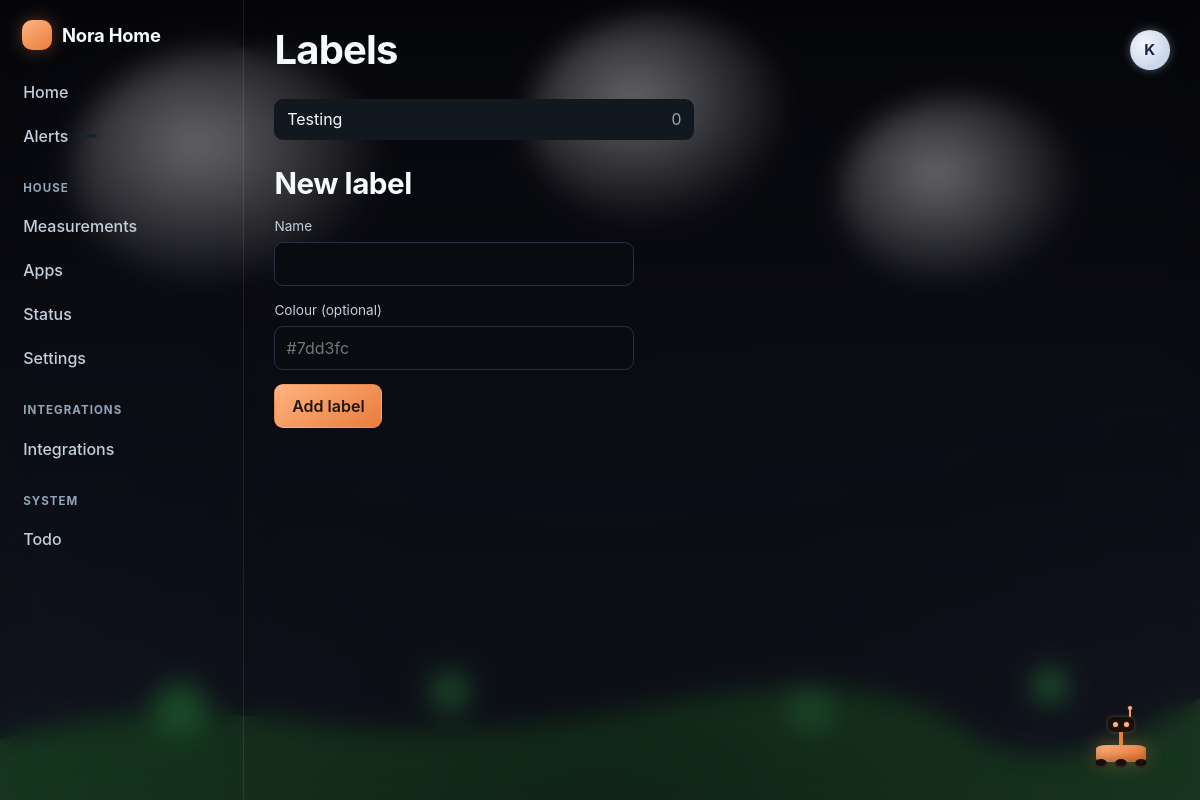
The app's page /todo/labels/ (signed in) with its own data.
### nora_home/accounts/models.py (models this page shows, shortened)
class HouseMember(AbstractUser):
    class Role(models.TextChoices):
        MEMBER = "member", "Member"
        ADULT = "adult", "Adult"
        ADMIN = "admin", "Admin"
    display_name = models.CharField(max_length=60, blank=True)
    role = models.CharField(max_length=10, choices=Role.choices, default=Role.MEMBER,
                            db_index=True)
    avatar = models.ImageField(upload_to="avatars/", blank=True, null=True)
    accent_color = models.CharField(max_length=9, blank=True,
                                    help_text="Hex colour used for this person's rows.")
    birthday = models.DateField(null=True, blank=True)
    timezone = models.CharField(max_length=64, blank=True)
    slack_user_id = models.CharField(max_length=32, blank=True,
                                     help_text="Slack member ID, e.g. U01ABCDEF.")
    slack_dm_channel = models.CharField(max_length=32, blank=True)
    phone = models.CharField(max_length=32, blank=True)
    quiet_hours_start = models.PositiveSmallIntegerField(default=22)
    quiet_hours_end = models.PositiveSmallIntegerField(default=7)
    notifications_enabled = models.BooleanField(default=True)
    preferred_channels = models.JSONField(default=list, blank=True)
    escalation_contacts = models.ManyToManyField(
        "self", symmetrical=False, blank=True, related_name="escalation_watch_for",
        through="EscalationContact",
    )
    is_on_wall_display = models.BooleanField(
        default=True, help_text="Show this person's items on the 24\" display.")
    class Meta:
        ordering = ["display_name", "username"]
    @property
    def name(self) -> str:
        return self.display_name or self.get_full_name() or self.get_username()

### nora_home/todo/models.py (models this page shows, shortened)
class Label(TimeStampedModel):
    name = models.CharField(max_length=60, unique=True)
    colour = models.CharField(max_length=7, blank=True)  # "#7dd3fc"
    class Meta:
        ordering = ["name"]

### nora_home/todo/views.py (the view, shortened to what this page needs)
# urls.py: path("labels/", views.labels_view, name="labels"),
@login_required
def labels_view(request):
    labels = Label.objects.annotate(
        task_count=Count("tasks", filter=Q(tasks__deleted_at__isnull=True)
                         & ~Q(tasks__state=TaskState.ARCHIVED))
    )
    return render(request, "todo/labels.html", {
        "labels": labels,
        "page_title": "Labels",
    })

### nora_home/core/context_processors.py (called while the page is built)
def house(request):
    user = getattr(request, "user", None)
    authenticated = bool(user and user.is_authenticated)
    role = getattr(user, "role", "member") if authenticated else "member"
    view_scope = request.session.get("nh_view_scope", "self") if hasattr(request, "session") else "self"
    active_members = []
    if authenticated:
        from nora_home.accounts.models import HouseMember
        active_members = list(HouseMember.objects.filter(is_active=True))
    return {
        "house_name": settings.NORA_HOME_NAME,
        "nora_version": settings.NORA_HOME_VERSION,
        "nora_env": settings.NORA_HOME_ENV,
        "nav": navigation(role),
        "ai_enabled": settings.NORA_HOME_AI_ENABLED,
        "request_id": getattr(request, "request_id", ""),
        "active_members": active_members,
        "nh_view_scope": view_scope,
    }

### nora_home/core/registry.py (called while the page is built)
def registered_apps(include_disabled: bool = False) -> list[AppMetadata]:
    found: list[AppMetadata] = []
    for config in apps.get_app_configs():
        if not isinstance(config, NoraAppConfig):
            continue
        meta = config.nora_home_metadata
        if meta.enabled or include_disabled:
            found.append(meta)
    found.sort(key=lambda m: (Category.ORDER.index(m.category)
                              if m.category in Category.ORDER else 99,
                              m.order, m.title))
    return found

def navigation(role: str = "member") -> list[dict]:
    rank = {"member": 0, "adult": 1, "admin": 2}
    viewer = rank.get(role, 0)
    groups: dict[str, list[AppMetadata]] = {}
    for meta in registered_apps():
        if not meta.nav or viewer < rank.get(meta.minimum_role, 0):
            continue
        groups.setdefault(meta.category, []).append(meta)
    return [
        {"key": key, "label": Category.label(key), "apps": groups[key]}
        for key in Category.ORDER
        if key in groups
    ]

    @classmethod
    def label(cls, key: str) -> str:
        return cls.LABELS.get(key, key.title())

    @property
    def url(self) -> str:
        return "/" + self.url_prefix.lstrip("/")

### nora_home/ui/context_processors.py (called while the page is built)
def surface(request):
    current = getattr(request, "nh_surface", "desktop")
    return {
        "surface": current,
        "is_touch": getattr(request, "nh_is_touch", False),
        "is_wall": current == "wall",
        "is_kiosk": current == "kiosk",
        "nh_bot_enabled": current != "wall",
        "main_display_slug": settings.NORA_HOME_MAIN_DISPLAY_SLUG,
    }

### templates/todo/labels.html (shortened to what this page needs)
{% extends "base.html" %}
{% load static %}
{% block head %}
  <link rel="stylesheet" href="{% static 'nora_home/css/todo.css' %}">
{% endblock %}
{% block heading %}Labels{% endblock %}
{% block content %}
  <div class="todo-labels">
    {% for label in labels %}
      <a class="todo-label-row" href="{% url 'todo:board' %}?label={{ label.name }}">
        <span class="tag" {% if label.colour %}style="background:{{ label.colour }}22;color:{{ label.colour }}"{% endif %}>
          {{ label.name }}
        </span>
        <span class="n">{{ label.task_count }}</span>
      </a>
    {% empty %}
      <div class="todo-empty">No labels yet.</div>
    {% endfor %}
  </div>
  <h2>New label</h2>
  <form class="todo-form" method="post" style="max-width:360px">
    <div class="field">
      <label for="label-name">Name</label>
      <input type="text" id="label-name" name="name" required maxlength="60">
    </div>
    <div class="field">
      <label for="label-colour">Colour (optional)</label>
      <input type="text" id="label-colour" name="colour" placeholder="#7dd3fc" maxlength="7">
    </div>
    <button class="btn btn-primary" type="submit">Add label</button>
  </form>
{% endblock %}

### templates/base.html (shortened to what this page needs)
{% load static %}<!doctype html>
<html lang="en" data-surface="{{ surface }}" data-theme="dark"
      data-season="{{ nh_season }}" data-daypart="{{ nh_daypart }}" data-weather="{{ nh_weather }}"
      {% if not nh_bot_enabled %}data-nh-bot="off"{% endif %}>
<head>
  <link rel="stylesheet" href="{% static 'nora_home/css/nora-home.css' %}">
  <link rel="stylesheet" href="{% static 'nora_home/css/nh-scene.css' %}">
  {% if nh_bot_enabled %}<link rel="stylesheet" href="{% static 'nora_home/css/nh-bot.css' %}">{% endif %}
  {% block head %}{% endblock %}
</head>
<body>
{% block body %}
{% include "partials/scene.html" %}
<div class="shell">
  <nav class="sidebar" aria-label="House navigation">
    <a class="brand" href="/">
      <span class="brand-mark" aria-hidden="true"></span>
      <span>{{ house_name }}</span>
    </a>
    <div class="nav-group">
      <a class="nav-link" href="{% url 'core:dashboard' %}"
         {% if request.path == '/home/' %}aria-current="page"{% endif %}>Home</a>
      <a class="nav-link" href="{% url 'notifications:inbox' %}">
        Alerts <span class="pill" data-nh-bell data-count="0" hidden></span>
      </a>
    </div>
    {% for group in nav %}
      <div class="nav-group">
        <div class="nav-group-label">{{ group.label }}</div>
        {% for app in group.apps %}
          {% if app.slug != 'notifications' %}
            <a class="nav-link" href="{{ app.url }}"
               {% if request.path == app.url %}aria-current="page"{% endif %}>{{ app.title }}</a>
          {% endif %}
        {% endfor %}
        {% if group.key == 'house' %}
          <a class="nav-link" href="{% url 'core:app_directory' %}">Apps</a>
          <a class="nav-link" href="{% url 'core:system_status' %}">Status</a>
          <a class="nav-link" href="{% url 'core:settings' %}">Settings</a>
        {% endif %}
      </div>
    {% endfor %}
  </nav>
  <main class="main">
    <div class="topbar">
      <h1>{% block heading %}{{ page_title|default:"Home" }}{% endblock %}</h1>
      <div class="topbar-actions">
        <details class="profile-menu">
          <summary class="profile-trigger" aria-label="Menu">
            {% if request.user.is_authenticated %}
              <span class="profile-avatar">{{ request.user.name|first|upper }}</span>
            {% endif %}
          </summary>
        </details>
      </div>
    </div>
    {% block content %}{% endblock %}
  </main>
</div>
{% endblock %}
</body>
</html>

### static/nora_home/css/nora-home.css (style rules this page uses)
:root { --ink-900: #0c1015; --ink-800: #12181f; --ink-700: #1a222c; --ink-600: #253140; --ink-500: #3a4a5c; --ink-400: #62778c; --ink-300: #93a5b8; --ink-200: #c3cfdb; --ink-100: #e6ecf2; --ink-000: #f7fafc; --nh-500: #ff9a5c; --nh-400: #ffb381; --nh-600: #e87d3c; --nh-glow: rgba(255, 154, 92, 0.35); --mint-500: #4fd1a5; --sky-500: #5cb8ff; --amber-500: #f5c451; --coral-500: #ff6b6b; --violet-500: #a78bfa; --bg: var(--ink-900); --bg-raised: var(--ink-800); --bg-sunken: #080b0f; --border: var(--ink-600); --text: var(--ink-100); --text-dim: var(--ink-300); --text-faint: var(--ink-400); --accent: var(--nh-500); --ok: var(--mint-500); --warn: var(--amber-500); --alert: var(--coral-500); --info: var(--sky-500); --radius: 14px; --radius-sm: 9px; --radius-lg: 22px; --shadow: 0 2px 6px rgba(0, 0, 0, 0.35), 0 12px 32px rgba(0, 0, 0, 0.28); --shadow-sm: 0 1px 3px rgba(0, 0, 0, 0.3); --space: 1rem; --gap: 1.1rem; --font: ui-sans-serif, -apple-system, "Segoe UI", Roboto, "Helvetica Neue", Arial, sans-serif; --font-mono: ui-monospace, "SF Mono", "Cascadia Mono", Menlo, Consolas, monospace; --step-0: 1rem; --step-1: 1.15rem; --step-2: 1.4rem; --step-3: 1.85rem; --step-4: 2.5rem; --nav-width: 244px; --tap: 44px; }
*, *::before, *::after { box-sizing: border-box; }
html { -webkit-text-size-adjust: 100%; }
body { margin: 0; font-family: var(--font); font-size: var(--step-0); line-height: 1.55; color: var(--text); background: var(--bg); -webkit-font-smoothing: antialiased; overflow-x: hidden; }
a { color: var(--accent); text-decoration: none; }
h1, h2, h3, h4 { margin: 0 0 0.5em; line-height: 1.2; font-weight: 650; }
h1 { font-size: var(--step-4); letter-spacing: -0.02em; }
h2 { font-size: var(--step-3); letter-spacing: -0.015em; }
.shell { display: grid; grid-template-columns: var(--nav-width) 1fr; min-height: 100vh; }
.sidebar { background: var(--bg-raised); border-right: 1px solid var(--border); padding: 1.25rem 0.85rem 2rem; position: sticky; top: 0; height: 100vh; overflow-y: auto; }
.brand { display: flex; align-items: center; gap: 0.65rem; padding: 0 0.5rem 1.25rem; font-weight: 700; font-size: var(--step-1); color: var(--text); letter-spacing: -0.01em; }
.brand-mark { width: 30px; height: 30px; border-radius: 10px; background: linear-gradient(145deg, var(--nh-400), var(--nh-600)); box-shadow: 0 0 18px var(--nh-glow); flex: 0 0 auto; }
.nav-group { margin-bottom: 1.35rem; }
.nav-group-label { font-size: 0.72rem; text-transform: uppercase; letter-spacing: 0.09em; color: var(--text-faint); padding: 0 0.6rem 0.45rem; font-weight: 650; }
.nav-link { display: flex; align-items: center; gap: 0.6rem; padding: 0.52rem 0.6rem; border-radius: var(--radius-sm); color: var(--text-dim); font-weight: 500; min-height: var(--tap); }
.main { min-width: 0; padding: 1.6rem 1.9rem 5rem; }
.topbar { display: flex; align-items: center; justify-content: space-between; gap: 1rem; margin-bottom: 1.6rem; flex-wrap: wrap; }
.topbar h1 { margin: 0; }
.profile-menu { position: relative; }
.profile-trigger { display: flex; align-items: center; justify-content: center; width: 40px; height: 40px; border-radius: 50%; background: var(--bg-raised); border: 1px solid var(--border); cursor: pointer; list-style: none; }
.profile-avatar { font-weight: 700; font-size: 0.95rem; color: var(--accent); }
.pill { display: inline-flex; align-items: center; gap: 0.35rem; padding: 0.15rem 0.6rem; border-radius: 999px; font-size: 0.76rem; font-weight: 600; background: var(--ink-700); color: var(--text-dim); white-space: nowrap; }
.btn { display: inline-flex; align-items: center; justify-content: center; gap: 0.45rem; min-height: var(--tap); padding: 0.5rem 1.05rem; border-radius: var(--radius-sm); border: 1px solid var(--border); background: var(--bg-raised); color: var(--text); font: inherit; font-weight: 600; cursor: pointer; }
.btn-primary { background: linear-gradient(145deg, var(--nh-400), var(--nh-600)); border-color: transparent; color: #21150c; }
input[type="text"], input[type="password"], input[type="number"], input[type="search"], textarea, select { width: 100%; min-height: var(--tap); padding: 0.55rem 0.75rem; border-radius: var(--radius-sm); border: 1px solid var(--border); background: var(--bg-sunken); color: var(--text); font: inherit; }

### records on screen
HouseMember: user.name|first "K"
Label: name "Testing", task_count "0"

### other values on screen
{{ house_name }} "Nora Home"
{{ group.label }} "HOUSE" "INTEGRATIONS" "SYSTEM"
{{ app.title }} "Measurements" "Integrations" "Todo"
